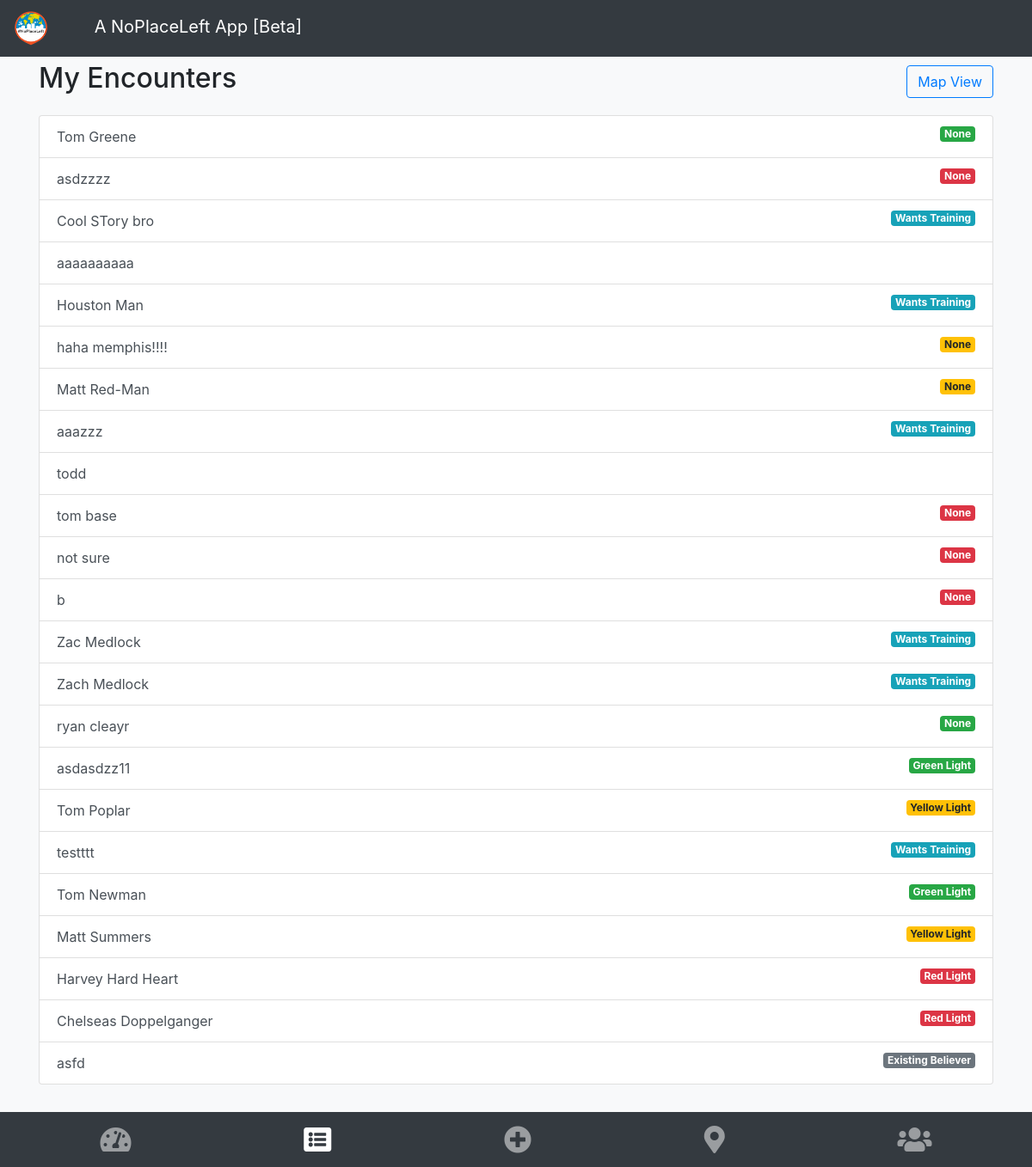
The page /npl/my_encounters/list/ (signed in) on the database as committed earlier.
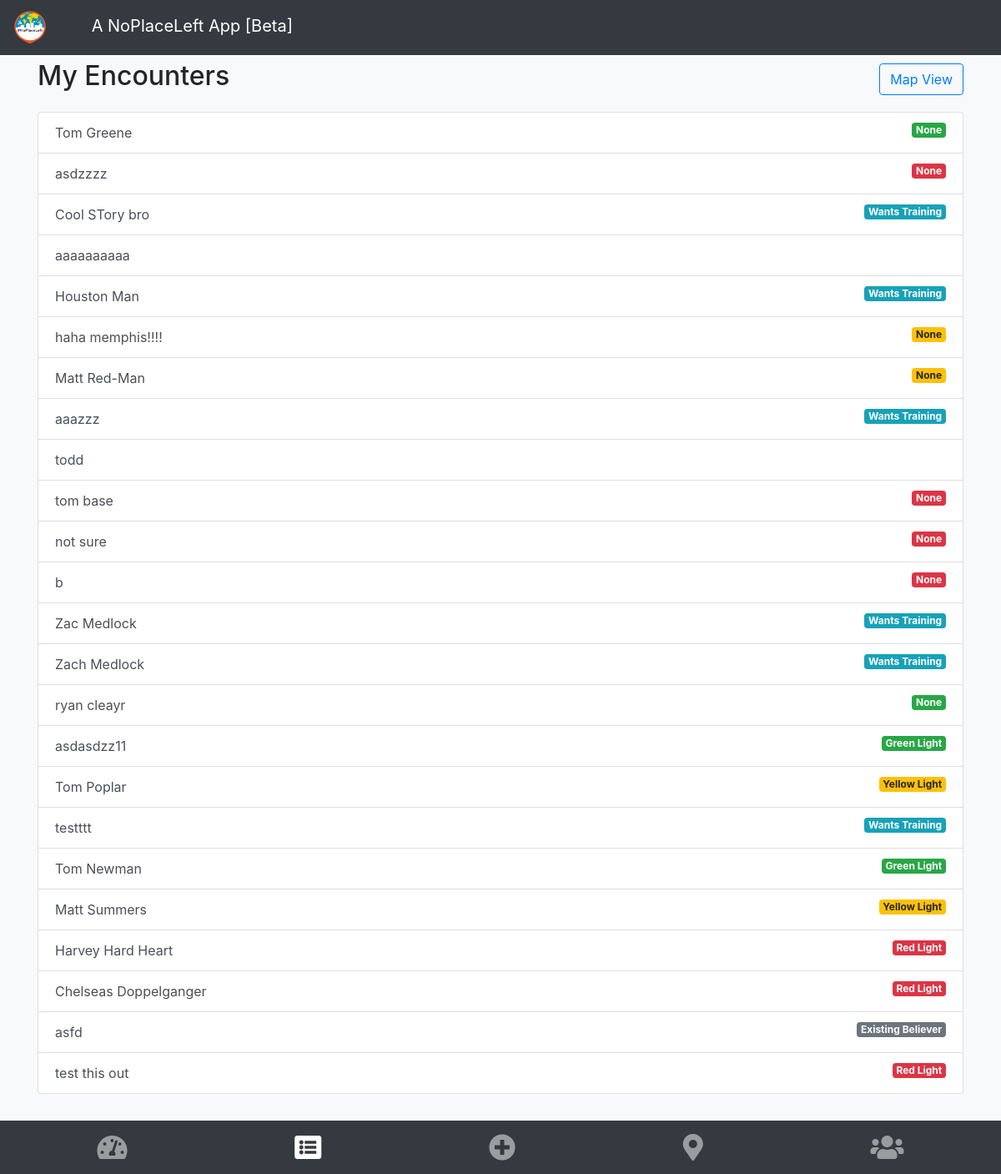
The same page on the database as committed later.
### npl/models.py (models this page shows, shortened)
class Encounter(models.Model):
    laborer = models.ForeignKey(Laborer, on_delete=models.CASCADE)
    name = models.CharField(max_length=40)
    action_prayer = models.BooleanField(default=False)
    action_testimony = models.BooleanField(default=False)
    action_gospel = models.BooleanField(default=False)
    phone_number = models.IntegerField(blank=True, null=True)
    response = models.CharField(max_length=2, choices=MINISTRY_RESPONSES)
    response_description = models.CharField(max_length=40, null=True)
    notes = models.TextField(blank=True)
    date_time = models.DateTimeField(blank=True)
    is_oikos = models.BooleanField(default=False)
    street_address_number = models.CharField(max_length=10, blank=True, null=True)
    street_address_name = models.CharField(max_length=50, blank=True, null=True)
    apt_or_unit = models.CharField(max_length=15, blank=True, null=True)
    city = models.CharField(max_length=50, blank=True, null=True)
    state = models.CharField(max_length=20, blank=True, null=True)
    zip = models.IntegerField(blank=True, null=True)
    lat = models.FloatField(blank=True, null=True)
    lng = models.FloatField(blank=True, null=True)
    full_address = models.CharField(max_length=300, blank=True, null=True)

### npl/views.py (the view)
# urls.py: path('my_encounters/list/', views.EncounterIndexList.as_view(), name='my_encounters'),
class EncounterIndexList(generic.ListView):
    template_name = 'npl/encounters.html'
    context_object_name = 'encounters_list'
    def get(self, request, *args, **kwargs):
        my_encounters = get_my_encounters(self.request)
        my_encounters.order_by('-date_time')
        context = {'encounters_list': my_encounters,
                   'team_encounter_mode': False}
        return render(request, "npl/encounters.html", context=context)

### npl/views.py (called while the page is built)
def get_laborer_id(request):
    user_id = request.user.id
    return Laborer.objects.get(user__id=user_id).id

def get_my_encounters(request):
    my_laborer_id = get_laborer_id(request)
    return Encounter.objects.filter(laborer_id=my_laborer_id)

### npl/templates/npl/encounters.html (shortened to what this page needs)
{% extends "base.html" %}
{% block content %}
{% if encounters_list %}
<div class="d-flex justify-content-between align-items-center">
    <h2>My Encounters</h2>
<a class="btn btn-outline-primary" href="{% url 'npl:my_encounters_map' %}">Map View</a>
</div>
      <div class="list-group mt-3">
           {% for encounter in encounters_list %}
            <a class="list-group-item list-group-item-action d-flex justify-content-between"
               href="{% url 'npl:detail_encounter' encounter.id %}">
                {{encounter.name}}
            <div>
                {% if encounter.response == 'RL' %}
                <span class="badge badge-danger"> {{ encounter.response_description }}</span>
                {% endif %}
                {% if encounter.response == 'YL' %}
                <span class="badge badge-warning"> {{ encounter.response_description }}</span>
                {% endif %}
                {% if encounter.response == 'GL' %}
                <span class="badge badge-success"> {{ encounter.response_description }}</span>
                {% endif %}
                {% if encounter.response == 'WT' %}
                <span class="badge badge-info"> Wants Training</span>
                {% endif %}
                {% if encounter.response == 'EB' %}
                <span class="badge badge-secondary"> Existing Believer</span>
                {% endif %}
            </div>
            </a>
          {% endfor %}
      </div>
{% else %}
<p>You haven't had any encounters yet.  Get out there!</p>
{% endif %}
<br />
{% endblock %}

Rows that differ between the two databases and show on the page:
added Encounter: name "test this out", response_description "Red Light"
